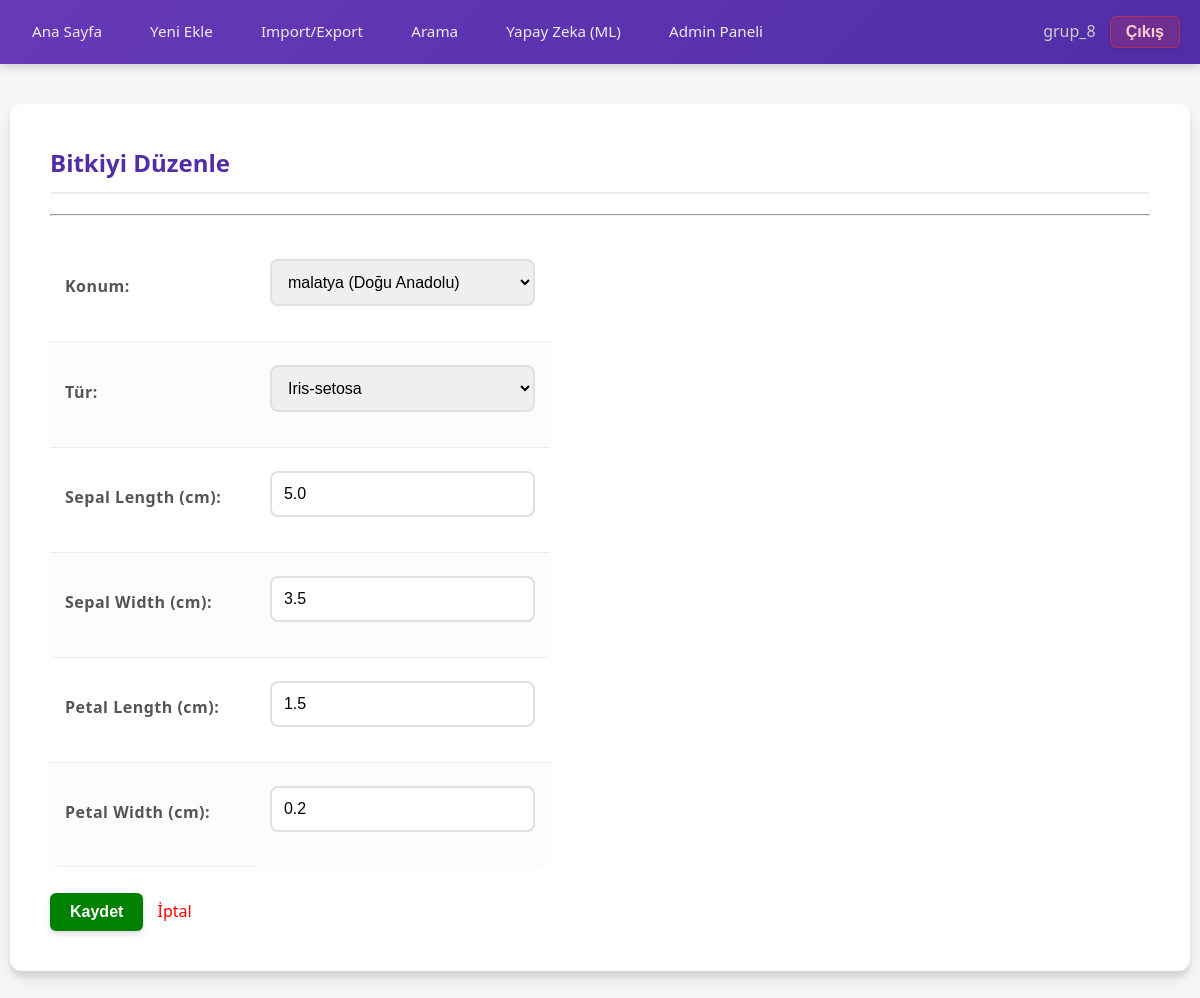
The page /update/22/ (signed in) on the database its author committed.
### iris_app/models.py (models this page shows, shortened)
class IrisPlant(models.Model):
    location = models.ForeignKey(Location, on_delete=models.SET_NULL, related_name='plants', verbose_name="Konum",
                                 null=True, blank=True)
    sepal_length = models.FloatField(verbose_name="Sepal Length (cm)")
    sepal_width = models.FloatField(verbose_name="Sepal Width (cm)")
    petal_length = models.FloatField(verbose_name="Petal Length (cm)")
    petal_width = models.FloatField(verbose_name="Petal Width (cm)")
    species = models.CharField(max_length=50, verbose_name="Tür")
    created_at = models.DateTimeField(auto_now_add=True)

### iris_app/decorators.py (the view)
    def _wrapped_view(request, *args, **kwargs):
        if not request.user.is_authenticated:
            return redirect('login')
        is_writer = request.user.groups.filter(name='Writer').exists()
        if is_writer or request.user.is_superuser:
            return view_func(request, *args, **kwargs)
        else:
            return HttpResponseForbidden("Bu işlem için yetkiniz yok (Sadece Yazarlar).")

### iris_app/forms.py
class IrisPlantForm(forms.ModelForm):
    SPECIES_CHOICES = [
        ('Iris-setosa', 'Iris-setosa'),
        ('Iris-versicolor', 'Iris-versicolor'),
        ('Iris-virginica', 'Iris-virginica'),
    ]
    species = forms.ChoiceField(
        choices=SPECIES_CHOICES,
        widget=forms.Select(attrs={'class': 'form-control'}),
        label="Tür"
    )
    class Meta:
        model = IrisPlant
        fields = ['location', 'species', 'sepal_length', 'sepal_width', 'petal_length', 'petal_width']
        widgets = {
            'location': forms.Select(attrs={'class': 'form-control'}),
            'sepal_length': forms.NumberInput(attrs={'class': 'form-control', 'step': '0.1'}),
            'sepal_width': forms.NumberInput(attrs={'class': 'form-control', 'step': '0.1'}),
            'petal_length': forms.NumberInput(attrs={'class': 'form-control', 'step': '0.1'}),
            'petal_width': forms.NumberInput(attrs={'class': 'form-control', 'step': '0.1'}),
        }
    def __init__(self, *args, **kwargs):
        super().__init__(*args, **kwargs)
        self.fields['location'].required = True
        self.fields['location'].empty_label = "-- Konum Seçin --"

### iris_app/context_processors.py (called while the page is built)
def global_access_control(request):
    is_writer = False
    if request.user.is_authenticated:
        is_writer = request.user.groups.filter(name='Writer').exists()
    return {'is_writer': is_writer}

### iris_app/models.py (called while the page is built)
    def __str__(self):
        if self.region:
            return f"{self.city} ({self.region})"
        return self.city

### iris_app/views.py (called while the page is built)
@writer_required
def plant_update(request, pk):
    plant = get_object_or_404(IrisPlant, pk=pk)
    if request.method == "POST":
        form = IrisPlantForm(request.POST, instance=plant)
        if form.is_valid():
            form.save()
            return redirect('plant_list')
    else:
        form = IrisPlantForm(instance=plant)
    return render(request, 'plant_form.html', {'form': form, 'title': 'Bitkiyi Düzenle'})

### templates/plant_form.html
{% extends 'base.html' %}
{% block content %}
    <h2>{{ title }}</h2>
    <hr>
    <div style="max-width: 500px;">
        <form method="post">
            {% csrf_token %} <table style="width: 100%;">
                {{ form.as_table }}
            </table>
            <br>
            <button type="submit" style="background: green; color: white; padding: 10px 20px; border: none; cursor: pointer;">
                Kaydet
            </button>
            <a href="{% url 'plant_list' %}" style="margin-left: 10px; text-decoration: none; color: red;">İptal</a>
        </form>
    </div>
{% endblock %}

### templates/base.html (shortened to what this page needs)
<!DOCTYPE html>
<html lang="tr">
<head>
    {% load static %}
    <link rel="stylesheet" href="{% static 'style.css' %}">
</head>
<body>
    <header>
        <nav>
            <div>
                <a href="{% url 'plant_list' %}">Ana Sayfa</a>
                {% if is_writer or user.is_superuser %}
                    <a href="{% url 'plant_create' %}">Yeni Ekle</a>
                    <a href="{% url 'data_import_export' %}">Import/Export</a>
                {% endif %}
                <a href="{% url 'plant_search' %}">Arama</a>
                <a href="{% url 'predict_species' %}">Yapay Zeka (ML)</a>
                {% if user.is_superuser %}
                    <a href="/admin">Admin Paneli</a>
                {% endif %}
            </div>
            <div>
                {% if user.is_authenticated %}
                    <span style="color: #ccc; margin-right: 10px;">{{ user.username }}</span>
                    <form action="{% url 'logout' %}" method="post" style="display: inline;">
                        <button type="submit" class="btn" style="background:none; border:none; color:red; cursor:pointer; font-weight:bold; font-size:16px;">Çıkış</button>
                    </form>
                {% else %}
                    <a href="{% url 'login' %}">Giriş</a>
                    <a href="{% url 'register' %}">Kayıt</a>
                {% endif %}
            </div>
        </nav>
    </header>
    <div class="container">
        {% block content %}
        {% endblock %}
    </div>
</body>
</html>

### static/style.css (style rules this page uses)
:root { --primary-color: #673AB7; --primary-dark: #512DA8; --accent-color: #009688; --bg-color: #f4f7f6; --text-dark: #333333; --text-light: #ffffff; --danger: #e53935; --success: #43A047; --card-shadow: 0 10px 20px rgba(0,0,0,0.05), 0 6px 6px rgba(0,0,0,0.1); }
body { font-family: 'Segoe UI', 'Roboto', 'Helvetica Neue', sans-serif; background-color: var(--bg-color); margin: 0; padding: 0; color: var(--text-dark); line-height: 1.6; }
a { text-decoration: none; transition: all 0.3s ease; }
header { background: linear-gradient(135deg, var(--primary-color), var(--primary-dark)); padding: 0; box-shadow: 0 2px 10px rgba(0,0,0,0.2); position: sticky; top: 0; z-index: 1000; }
nav { display: flex; justify-content: space-between; align-items: center; max-width: 1200px; margin: 0 auto; padding: 1rem 20px; }
nav a { color: rgba(255,255,255,0.9); margin-right: 20px; font-weight: 500; font-size: 0.95rem; padding: 8px 12px; border-radius: 4px; }
nav button { background: rgba(229, 57, 53, 0.2) !important; color: #ffcccc !important; padding: 6px 15px !important; border: 1px solid rgba(229, 57, 53, 0.5) !important; }
.container { max-width: 1100px; margin: 40px auto; background: white; padding: 40px; border-radius: 12px; box-shadow: var(--card-shadow); min-height: 60vh; }
h2 { color: var(--primary-dark); border-bottom: 2px solid #eee; padding-bottom: 10px; margin-top: 0; }
table { width: 100%; border-collapse: separate; border-spacing: 0; margin-top: 20px; background: white; border-radius: 8px; overflow: hidden; box-shadow: 0 0 10px rgba(0,0,0,0.02); }
th, td { padding: 15px; text-align: left; border-bottom: 1px solid #eee; }
th { font-weight: 600; letter-spacing: 0.5px; }
tr:last-child td { border-bottom: none; }
tr:nth-child(even) { background-color: #fcfcfc; }
button, .btn { display: inline-block; background-color: var(--primary-color); color: white; padding: 10px 20px; border: none; border-radius: 6px; cursor: pointer; font-size: 1rem; font-weight: 600; box-shadow: 0 4px 6px rgba(50, 50, 93, 0.11), 0 1px 3px rgba(0, 0, 0, 0.08); transition: all 0.3s; }
input[type="text"], input[type="number"], input[type="password"], input[type="email"], select, textarea { width: 100%; padding: 12px; margin: 8px 0 20px 0; display: inline-block; border: 2px solid #e0e0e0; border-radius: 8px; box-sizing: border-box; font-size: 1rem; transition: border-color 0.3s; }
label { font-weight: 600; color: #555; margin-bottom: 5px; display: block; }

### rows shown on the page
IrisPlant: location "malatya (Doğu Anadolu)", species "Iris-setosa", sepal_length "5.0", sepal_width "3.5", petal_length "1.5", petal_width "0.2"

### other values the page prints
{{ user.username }} "grup_8"
{{ title }} "Bitkiyi Düzenle"
